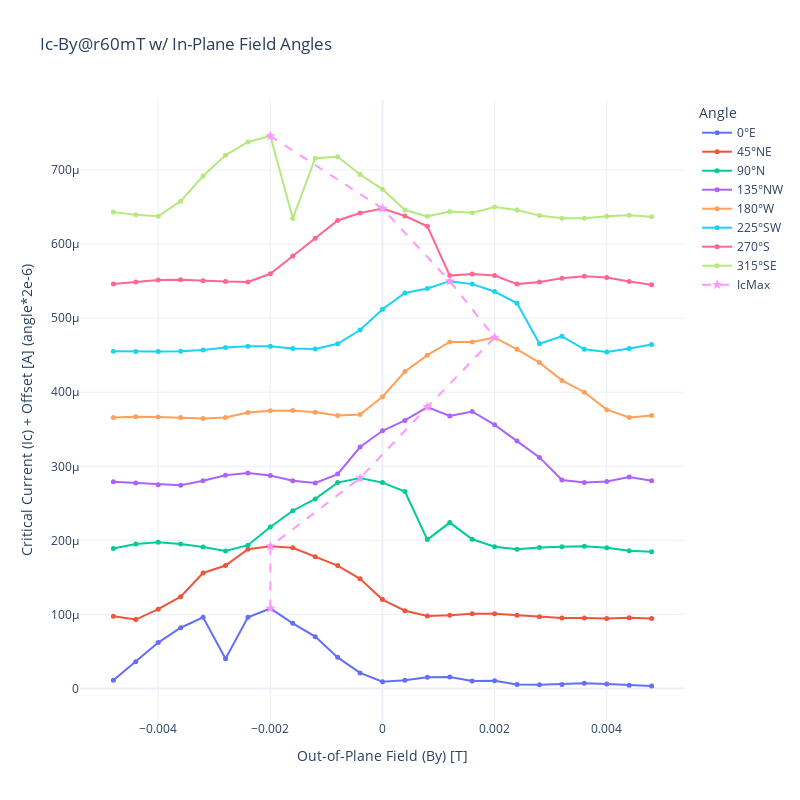

The notebook cell this image was saved under:
### Code cell
import pandas as pd
import plotly.graph_objects as go
from IPython.display import clear_output

# Assume plot_heatmaps is defined elsewhere and works as expected
# from your_module import plot_heatmaps # Example of how you might import it

# --- Helper Function Definition ---
def process_and_plot_data(dataid, angle, angle_label, fig, IcMax_df, ByOffset, ByRange, f_factor):
    """
    Processes data for a given angle and dataid, updates the IcMax_df,
    and adds a trace to the figure.

    Args:
        dataid (int): The ID of the dataset.
        angle (int or float): The angle in degrees.
        angle_label (str): A short label for the angle (e.g., "NE", "E").
        fig (go.Figure): The Plotly figure object to add traces to.
        IcMax_df (pd.DataFrame): DataFrame to store maximum Ic values.
        ByRange (float): The range to filter 'param_value'.
        f_factor (float): The factor 'f' used in Ic_offset calculation.

    Returns:
        tuple: Updated (fig, IcMax_df)
    """
    print(f"Processing dataid: {dataid}, angle: {angle}° ({angle_label})")
    Ic_offset = angle * 1e-6 * f_factor
    
    # Simulate plot_heatmaps if it's not available in this environment
    # In your actual code, you would call your plot_heatmaps function:
    # fig1, fig2, fig3, Ic_df = plot_heatmaps(dataid)
    
    # --- Placeholder for plot_heatmaps and Ic_df generation ---
    # Replace this with your actual plot_heatmaps call and Ic_df structure
    # For demonstration, creating a dummy Ic_df
    if 'plot_heatmaps' not in globals():
        print(f"Warning: 'plot_heatmaps' function not found. Using dummy data for dataid {dataid}.")
        _data_points = 10
        _param_values = [(i - _data_points/2) * ByRange / (_data_points/2) for i in range(_data_points)] # Symetric around 0
        _ic_values = [abs(5e-6 - abs(pv)*1e-3 + (angle/90)*1e-7) for pv in _param_values] # Dummy Ic values
        Ic_df = pd.DataFrame({
            "param_value": _param_values,
            "Ic": _ic_values
        })
    else:
        # This is where your actual data loading happens
        fig1, fig2, fig3, Ic_df = plot_heatmaps(dataid) 
    # --- End of Placeholder ---

    # Filter out the Ic_df
    Ic_df_filtered = Ic_df[(Ic_df["param_value"] < ByRange) & (Ic_df["param_value"] > -ByRange)].copy() # Use .copy() to avoid SettingWithCopyWarning

    if Ic_df_filtered.empty:
        print(f"Warning: Ic_df_filtered is empty for dataid {dataid} after filtering with ByRange {ByRange}. Skipping this data point for IcMax and plot trace.")
        return fig, IcMax_df

    # Find the param_value where Ic is maximal
    # Ensure 'Ic' column exists and is numeric
    if 'Ic' not in Ic_df_filtered.columns or not pd.api.types.is_numeric_dtype(Ic_df_filtered['Ic']):
        print(f"Error: 'Ic' column is missing or not numeric in Ic_df_filtered for dataid {dataid}.")
        return fig, IcMax_df
        
    By = Ic_df_filtered.loc[Ic_df_filtered["Ic"].idxmax(), "param_value"]
    Ic_max_value = Ic_df_filtered["Ic"].max()
    
    new_row_data = [{"angle": angle, "IcMax": Ic_max_value, "By": By, "dataid": dataid}]
    new_row_df = pd.DataFrame(new_row_data)
    IcMax_df = pd.concat([IcMax_df, new_row_df], ignore_index=True)
    
    # Add trace to the main figure
    fig.add_trace(go.Scatter(
        x=Ic_df_filtered["param_value"]+ByOffset,  # Out-off-plane field y_field values, unit: T
        y=Ic_df_filtered["Ic"] + Ic_offset,  # Critical current Ic values, unit: A
        mode='lines+markers',
        name=f'{angle}°{angle_label}',
        marker=dict(size=5),
        line=dict(width=2)
    ))
    
    clear_output(wait=True) # Clears the output of the cell, useful in notebooks
    return fig, IcMax_df

# --- Main Script ---
f = 2
ByOffset = 2e-3
ByRange = 5e-3
IcMax_df = pd.DataFrame(columns=["angle", "IcMax", "By", "dataid"])
fig = go.Figure()

# Define data points as a list of dictionaries for easier iteration

data_points = [
    {"dataid": 192, "angle": 0, "label": "E"},
    {"dataid": 194, "angle": 45, "label": "NE"},
    {"dataid": 177, "angle": 90, "label": "N"},
    {"dataid": 179, "angle": 135, "label": "NW"},
    {"dataid": 181, "angle": 180, "label": "W"},
    {"dataid": 183, "angle": 225, "label": "SW"},
    {"dataid": 187, "angle": 270, "label": "S"},
    {"dataid": 189, "angle": 315, "label": "SE"},
]

# Loop through the data points and process them
for point in data_points:
    fig, IcMax_df = process_and_plot_data(
        dataid=point["dataid"],
        angle=point["angle"],
        angle_label=point["label"],
        fig=fig,
        IcMax_df=IcMax_df,
        ByRange=ByRange,
        f_factor=f
    )

# Add IcMax_df trace to fig
if not IcMax_df.empty:
    fig.add_trace(go.Scatter(
        x=IcMax_df["By"],  # By values where Ic is maximal
        y=IcMax_df["IcMax"] + IcMax_df["angle"] * 1e-6 * f,  # Max Critical current Ic values, unit: A
        mode='lines+markers',
        name='IcMax',
        marker=dict(size=8, symbol='star'), # Made marker different for clarity
        line=dict(width=2, dash='dash') # Differentiated line style
    ))
else:
    print("IcMax_df is empty. Skipping the IcMax trend plot.")

# --- Figure Layout and Display ---
fig.update_layout(
    title="Ic-By@r60mT w/ In-Plane Field Angles",
    xaxis_title="Out-of-Plane Field (By) [T]",
    yaxis_title=f"Critical Current (Ic) + Offset [A] (angle*{f}e-6)",
    legend_title="Angle",
    hovermode="x unified",
    template="plotly_white",
    width=800,
    height=800,

)
fig.show()

print("\nFinal IcMax DataFrame:")
print(IcMax_df)

### Figure 1 — Plotly figure (JSON) as saved in the notebook; plotly's stock layout.template omitted (floating-point values rounded to 4 significant figures)
{"data": [{"line": {"width": 2}, "marker": {"size": 5}, "mode": "lines+markers", "name": "0°E", "type": "scatter", "x": [-0.0048, -0.0044, -0.004, -0.0036, -0.0032, -0.0028, -0.0024, -0.002, -0.0016, -0.0012, -0.0008, -0.0004, 0.0, 0.0004, 0.0008, 0.0012, 0.0016, 0.002, 0.0024, 0.0028, 0.0032, 0.0036, 0.004, 0.0044, 0.0048], "y": [1.1e-05, 3.6e-05, 6.2e-05, 8.2e-05, 9.6e-05, 4e-05, 9.6e-05, 0.000108, 8.8e-05, 7e-05, 4.2e-05, 2.1e-05, 9e-06, 1.1e-05, 1.5e-05, 1.55e-05, 1e-05, 1.05e-05, 5.5e-06, 5e-06, 5.5e-06, 7e-06, 6e-06, 4.5e-06, 3.5e-06]}, {"line": {"width": 2}, "marker": {"size": 5}, "mode": "lines+markers", "name": "45°NE", "type": "scatter", "x": [-0.0048, -0.0044, -0.004, -0.0036, -0.0032, -0.0028, -0.0024, -0.002, -0.0016, -0.0012, -0.0008, -0.0004, 0.0, 0.0004, 0.0008, 0.0012, 0.0016, 0.002, 0.0024, 0.0028, 0.0032, 0.0036, 0.004, 0.0044, 0.0048], "y": [9.75e-05, 9.3e-05, 0.000107, 0.000124, 0.000156, 0.000166, 0.000188, 0.000192, 0.00019, 0.000178, 0.000166, 0.000148, 0.00012, 0.000105, 9.8e-05, 9.9e-05, 0.000101, 0.000101, 9.9e-05, 9.7e-05, 9.5e-05, 9.5e-05, 9.45e-05, 9.55e-05, 9.45e-05]}, {"line": {"width": 2}, "marker": {"size": 5}, "mode": "lines+markers", "name": "90°N", "type": "scatter", "x": [-0.0048, -0.0044, -0.004, -0.0036, -0.0032, -0.0028, -0.0024, -0.002, -0.0016, -0.0012, -0.0008, -0.0004, 0.0, 0.0004, 0.0008, 0.0012, 0.0016, 0.002, 0.0024, 0.0028, 0.0032, 0.0036, 0.004, 0.0044, 0.0048], "y": [0.000189, 0.000195, 0.0001975, 0.000195, 0.000191, 0.0001855, 0.0001935, 0.000218, 0.00024, 0.000256, 0.000278, 0.000284, 0.000278, 0.000266, 0.000201, 0.000224, 0.0002015, 0.0001915, 0.000188, 0.0001905, 0.0001915, 0.000192, 0.00019, 0.000186, 0.0001845]}, {"line": {"width": 2}, "marker": {"size": 5}, "mode": "lines+markers", "name": "135°NW", "type": "scatter", "x": [-0.0048, -0.0044, -0.004, -0.0036, -0.0032, -0.0028, -0.0024, -0.002, -0.0016, -0.0012, -0.0008, -0.0004, 0.0, 0.0004, 0.0008, 0.0012, 0.0016, 0.002, 0.0024, 0.0028, 0.0032, 0.0036, 0.004, 0.0044, 0.0048], "y": [0.000279, 0.0002775, 0.000275, 0.0002745, 0.0002805, 0.000288, 0.000291, 0.0002875, 0.0002805, 0.0002775, 0.0002895, 0.000326, 0.000348, 0.000362, 0.00038, 0.000368, 0.000374, 0.000356, 0.000334, 0.000312, 0.0002815, 0.000278, 0.0002795, 0.0002855, 0.0002805]}, {"line": {"width": 2}, "marker": {"size": 5}, "mode": "lines+markers", "name": "180°W", "type": "scatter", "x": [-0.0048, -0.0044, -0.004, -0.0036, -0.0032, -0.0028, -0.0024, -0.002, -0.0016, -0.0012, -0.0008, -0.0004, 0.0, 0.0004, 0.0008, 0.0012, 0.0016, 0.002, 0.0024, 0.0028, 0.0032, 0.0036, 0.004, 0.0044, 0.0048], "y": [0.000366, 0.000367, 0.0003665, 0.000366, 0.0003645, 0.000366, 0.0003725, 0.000375, 0.0003755, 0.000373, 0.0003685, 0.00037, 0.000394, 0.000428, 0.00045, 0.000468, 0.000468, 0.000474, 0.000458, 0.00044, 0.000416, 0.0004, 0.0003765, 0.000366, 0.0003685]}, {"line": {"width": 2}, "marker": {"size": 5}, "mode": "lines+markers", "name": "225°SW", "type": "scatter", "x": [-0.0048, -0.0044, -0.004, -0.0036, -0.0032, -0.0028, -0.0024, -0.002, -0.0016, -0.0012, -0.0008, -0.0004, 0.0, 0.0004, 0.0008, 0.0012, 0.0016, 0.002, 0.0024, 0.0028, 0.0032, 0.0036, 0.004, 0.0044, 0.0048], "y": [0.0004555, 0.000455, 0.000455, 0.0004555, 0.000457, 0.0004605, 0.000462, 0.000462, 0.000459, 0.0004585, 0.0004655, 0.000484, 0.000512, 0.000534, 0.00054, 0.00055, 0.000546, 0.000536, 0.00052, 0.0004655, 0.0004755, 0.000458, 0.0004545, 0.000459, 0.0004645]}, {"line": {"width": 2}, "marker": {"size": 5}, "mode": "lines+markers", "name": "270°S", "type": "scatter", "x": [-0.0048, -0.0044, -0.004, -0.0036, -0.0032, -0.0028, -0.0024, -0.002, -0.0016, -0.0012, -0.0008, -0.0004, 0.0, 0.0004, 0.0008, 0.0012, 0.0016, 0.002, 0.0024, 0.0028, 0.0032, 0.0036, 0.004, 0.0044, 0.0048], "y": [0.000546, 0.000549, 0.0005515, 0.000552, 0.0005505, 0.0005495, 0.000549, 0.00056, 0.000584, 0.000608, 0.000632, 0.000642, 0.000648, 0.000638, 0.000624, 0.0005575, 0.0005595, 0.0005575, 0.000546, 0.000549, 0.000554, 0.0005565, 0.000555, 0.0005495, 0.000545]}, {"line": {"width": 2}, "marker": {"size": 5}, "mode": "lines+markers", "name": "315°SE", "type": "scatter", "x": [-0.0048, -0.0044, -0.004, -0.0036, -0.0032, -0.0028, -0.0024, -0.002, -0.0016, -0.0012, -0.0008, -0.0004, 0.0, 0.0004, 0.0008, 0.0012, 0.0016, 0.002, 0.0024, 0.0028, 0.0032, 0.0036, 0.004, 0.0044, 0.0048], "y": [0.0006435, 0.0006395, 0.0006375, 0.000658, 0.000692, 0.00072, 0.000738, 0.000746, 0.0006345, 0.000716, 0.000718, 0.000694, 0.000674, 0.000646, 0.0006375, 0.000644, 0.0006425, 0.00065, 0.000646, 0.0006385, 0.000635, 0.000635, 0.0006375, 0.000639, 0.000637]}, {"line": {"dash": "dash", "width": 2}, "marker": {"size": 8, "symbol": "star"}, "mode": "lines+markers", "name": "IcMax", "type": "scatter", "x": [-0.002, -0.002, -0.0004, 0.0008, 0.002, 0.0012, 0.0, -0.002], "y": [0.000108, 0.000192, 0.000284, 0.00038, 0.000474, 0.00055, 0.000648, 0.000746]}], "layout": {"height": 800, "hovermode": "x unified", "legend": {"title": {"text": "Angle"}}, "title": {"text": "Ic-By@r60mT w/ In-Plane Field Angles"}, "width": 800, "xaxis": {"title": {"text": "Out-of-Plane Field (By) [T]"}}, "yaxis": {"title": {"text": "Critical Current (Ic) + Offset [A] (angle*2e-6)"}}}}
